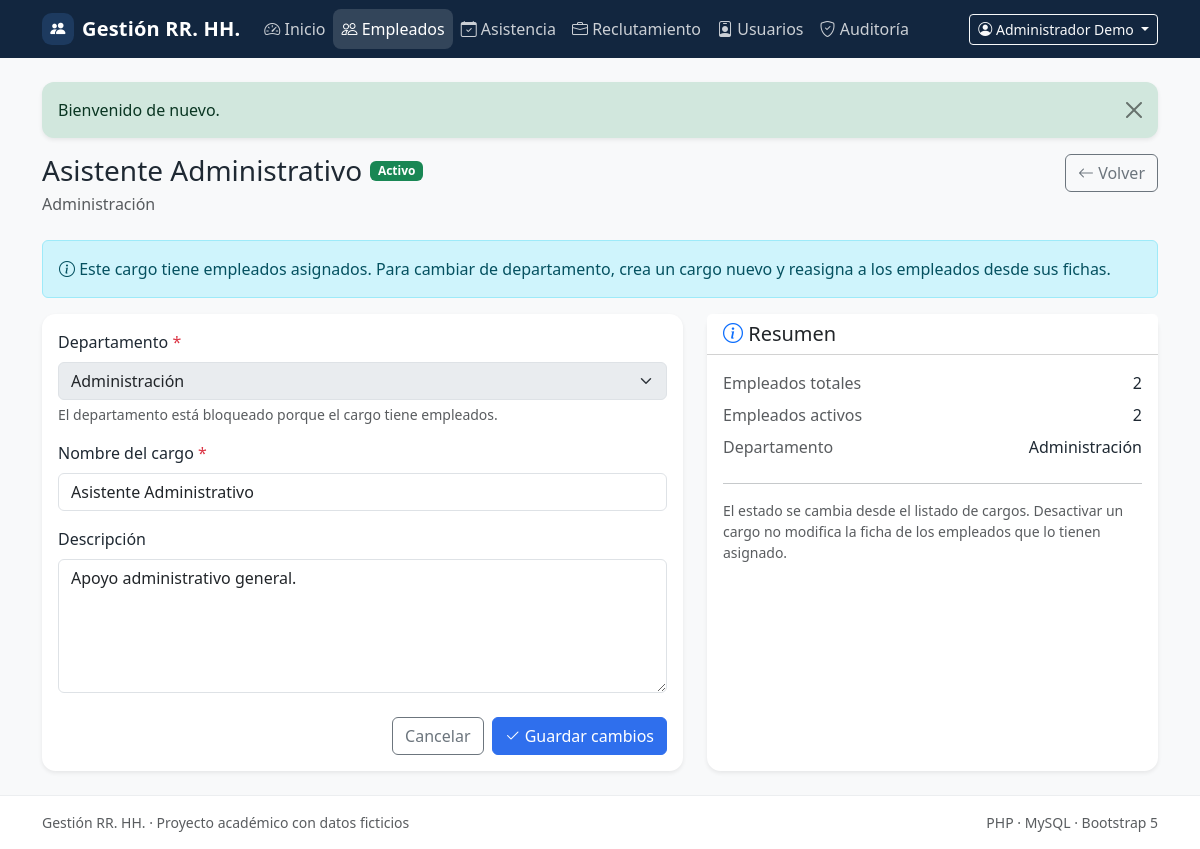
The page /positions/1/edit (signed in) on the database its author committed.
### tables this page shows
CREATE TABLE IF NOT EXISTS users (
    id BIGINT UNSIGNED NOT NULL AUTO_INCREMENT,
    name VARCHAR(120) NOT NULL,
    email VARCHAR(190) NOT NULL,
    password_hash VARCHAR(255) NOT NULL,
    password_changed_at DATETIME(6) NULL,
    role ENUM('admin', 'hr') NOT NULL DEFAULT 'hr',
    is_active TINYINT(1) NOT NULL DEFAULT 1,
    last_login_at DATETIME NULL,
    created_at TIMESTAMP NOT NULL DEFAULT CURRENT_TIMESTAMP,
    updated_at TIMESTAMP NOT NULL DEFAULT CURRENT_TIMESTAMP ON UPDATE CURRENT_TIMESTAMP,
    PRIMARY KEY (id),
    UNIQUE KEY uq_users_email (email),
    KEY idx_users_role_active (role, is_active)
);

CREATE TABLE IF NOT EXISTS positions (
    id BIGINT UNSIGNED NOT NULL AUTO_INCREMENT,
    department_id BIGINT UNSIGNED NOT NULL,
    name VARCHAR(120) NOT NULL,
    description TEXT NULL,
    is_active TINYINT(1) NOT NULL DEFAULT 1,
    created_at TIMESTAMP NOT NULL DEFAULT CURRENT_TIMESTAMP,
    updated_at TIMESTAMP NOT NULL DEFAULT CURRENT_TIMESTAMP ON UPDATE CURRENT_TIMESTAMP,
    PRIMARY KEY (id),
    UNIQUE KEY uq_positions_department_name (department_id, name),
    KEY idx_positions_department_active (department_id, is_active),
    CONSTRAINT fk_positions_department
        FOREIGN KEY (department_id) REFERENCES departments (id)
        ON UPDATE CASCADE ON DELETE RESTRICT
);

CREATE TABLE IF NOT EXISTS departments (
    id BIGINT UNSIGNED NOT NULL AUTO_INCREMENT,
    name VARCHAR(100) NOT NULL,
    description TEXT NULL,
    is_active TINYINT(1) NOT NULL DEFAULT 1,
    created_at TIMESTAMP NOT NULL DEFAULT CURRENT_TIMESTAMP,
    updated_at TIMESTAMP NOT NULL DEFAULT CURRENT_TIMESTAMP ON UPDATE CURRENT_TIMESTAMP,
    PRIMARY KEY (id),
    UNIQUE KEY uq_departments_name (name),
    KEY idx_departments_active (is_active)
);

### src/Modules/Employees/Views/positions/form.php (the view, shortened to what the rows shown need)
<?php
$isActive = (int) $position['is_active'] === 1;
$departmentActive = (int) $position['department_active'] === 1;
$canChangeDepartment = (int) $position['employee_count'] === 0;
$selectedDepartment = $canChangeDepartment
    ? (int) old('department_id', (string) $position['department_id'])
    : (int) $position['department_id'];
?>
<div class="d-flex flex-wrap justify-content-between align-items-start gap-3 mb-4">
    <div>
        <div class="d-flex flex-wrap align-items-center gap-2 mb-1">
            <h1 class="h3 mb-0"><?= e((string) $position['name']) ?></h1>
            <span class="badge text-bg-<?= $isActive ? 'success' : 'secondary' ?>">
                <?= e(status_label($isActive ? 'active' : 'inactive')) ?>
            </span>
        </div>
        <p class="text-body-secondary mb-0">
            <?= e((string) $position['department_name']) ?>
        </p>
    </div>
</div>
<div class="row g-4">
    <div class="col-12 col-lg-7">
        <div class="card border-0 shadow-sm">
            <div class="card-body">
                <form method="post" action="<?= e($formAction) ?>" novalidate>
                    <div class="mb-3">
                        <label for="department_id" class="form-label">Departamento <span class="text-danger">*</span></label>
                        <select class="form-select <?= isset($errors['department_id']) ? 'is-invalid' : '' ?>"
                                id="department_id" name="department_id" required
                                <?= $canChangeDepartment ? '' : 'disabled' ?>>
                            <?php foreach ($departments as $department): ?>
                                <option value="<?= (int) $department['id'] ?>"
                                    <?= $selectedDepartment === (int) $department['id'] ? 'selected' : '' ?>>
                                    <?= e((string) $department['name']) ?><?= (int) $department['is_active'] === 1 ? '' : ' (inactivo)' ?>
                                </option>
                            <?php endforeach; ?>
                        </select>
                        <?php if (!$canChangeDepartment): ?>
                            <div class="form-text">El departamento está bloqueado porque el cargo tiene empleados.</div>
                        <?php endif; ?>
                    </div>
                    <div class="mb-3">
                        <label for="name" class="form-label">Nombre del cargo <span class="text-danger">*</span></label>
                        <input type="text" class="form-control <?= isset($errors['name']) ? 'is-invalid' : '' ?>"
                               id="name" name="name" maxlength="120"
                               value="<?= e(old('name', (string) $position['name'])) ?>" required>
                    </div>
                    <div class="mb-4">
                        <label for="description" class="form-label">Descripción</label>
                        <textarea class="form-control <?= isset($errors['description']) ? 'is-invalid' : '' ?>"
                                  id="description" name="description" rows="5"
                                  maxlength="1000"><?= e(old('description', (string) ($position['description'] ?? ''))) ?></textarea>
                    </div>
                </form>
            </div>
        </div>
    </div>
    <div class="col-12 col-lg-5">
        <div class="card border-0 shadow-sm h-100">
            <div class="card-header bg-white">
                <h2 class="h5 mb-0"><i class="bi bi-info-circle text-primary"></i> Resumen</h2>
            </div>
            <div class="card-body">
                <dl class="row mb-0">
                    <dt class="col-7 text-body-secondary fw-normal">Empleados totales</dt>
                    <dd class="col-5 text-end"><?= (int) $position['employee_count'] ?></dd>
                    <dt class="col-7 text-body-secondary fw-normal">Empleados activos</dt>
                    <dd class="col-5 text-end"><?= (int) $position['active_employee_count'] ?></dd>
                    <dt class="col-7 text-body-secondary fw-normal">Departamento</dt>
                    <dd class="col-5 text-end"><?= e((string) $position['department_name']) ?></dd>
                </dl>
            </div>
        </div>
    </div>
</div>

### src/Shared/Views/layouts/app.php (shortened to what the rows shown need)
<!doctype html>
<html lang="es">
<head>
    <link href="https://cdn.jsdelivr.net/npm/bootstrap@5.3.3/dist/css/bootstrap.min.css" rel="stylesheet">
    <link href="https://cdn.jsdelivr.net/npm/bootstrap-icons@1.11.3/font/bootstrap-icons.min.css" rel="stylesheet">
    <link href="<?= e(asset('css/app.css')) ?>" rel="stylesheet">
</head>
<body class="bg-body-tertiary d-flex flex-column min-vh-100">
<nav class="navbar navbar-expand-lg navbar-dark app-navbar">
    <div class="container">
        <div class="collapse navbar-collapse" id="mainNavigation">
            <?php if ($currentUser !== null): ?>
                <div class="dropdown">
                    <button class="btn btn-sm btn-outline-light dropdown-toggle" type="button"
                            data-bs-toggle="dropdown" aria-expanded="false">
                        <i class="bi bi-person-circle"></i>
                        <?= e((string) $currentUser['name']) ?>
                    </button>
                </div>
            <?php endif; ?>
        </div>
    </div>
</nav>
<main class="flex-grow-1 py-4">
    <div class="container">
        <?php require __DIR__ . '/../partials/flash.php'; ?>
        <?= $content ?>
    </div>
</main>
</body>
</html>

### rows shown on the page
users: name "Administrador Demo"
positions: name "Asistente Administrativo", is_active "Activo", department.name "Administración", department_id "Administración", description "Apoyo administrativo general."

### other values the page prints
$appName "Gestión RR. HH."
$item['label'] "Inicio"
$item['label'] "Empleados"
$item['label'] "Asistencia"
$item['label'] "Reclutamiento"
$item['label'] "Usuarios"
$item['label'] "Auditoría"
$message['message'] "Bienvenido de nuevo."
$position['employee_count'] "2"
$position['active_employee_count'] "2"
